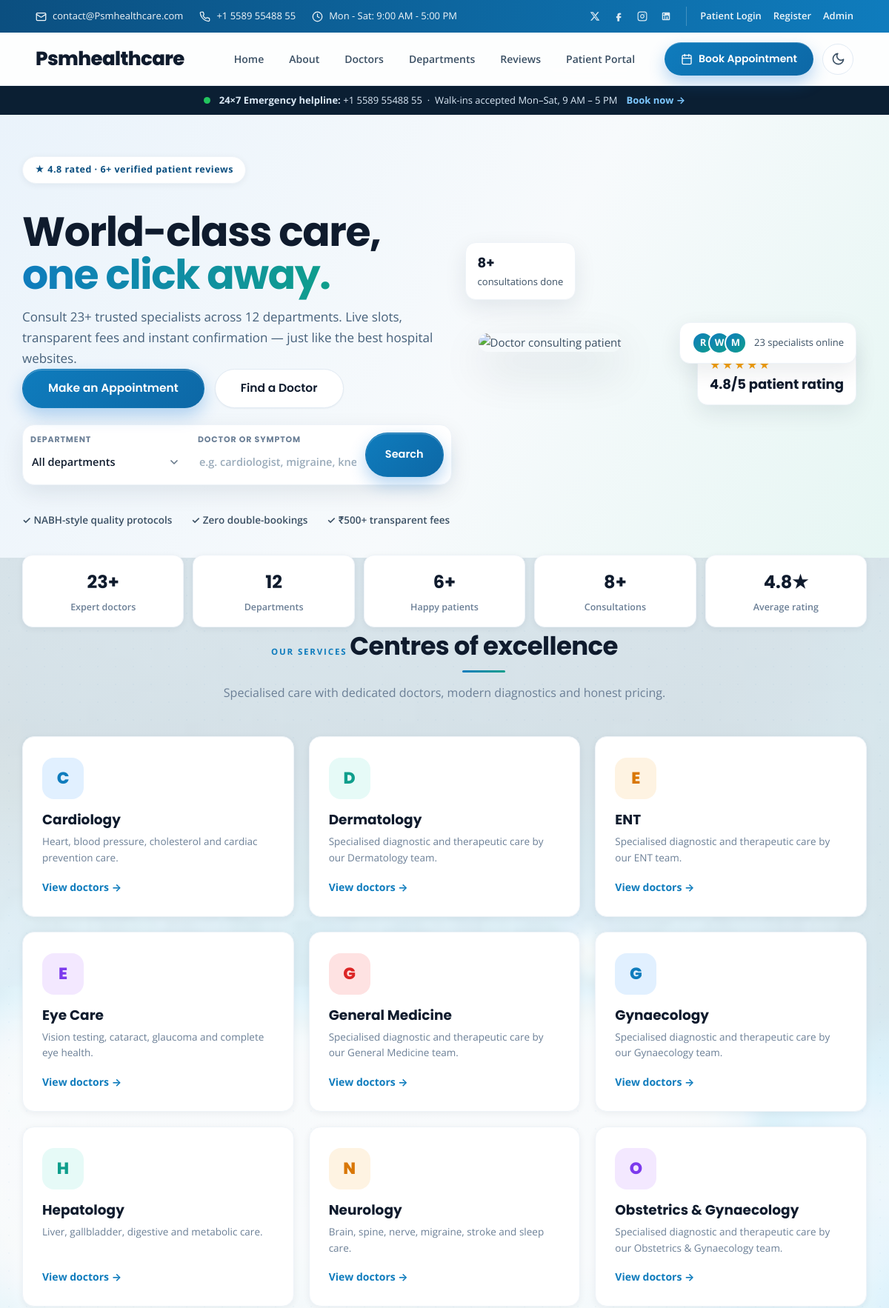
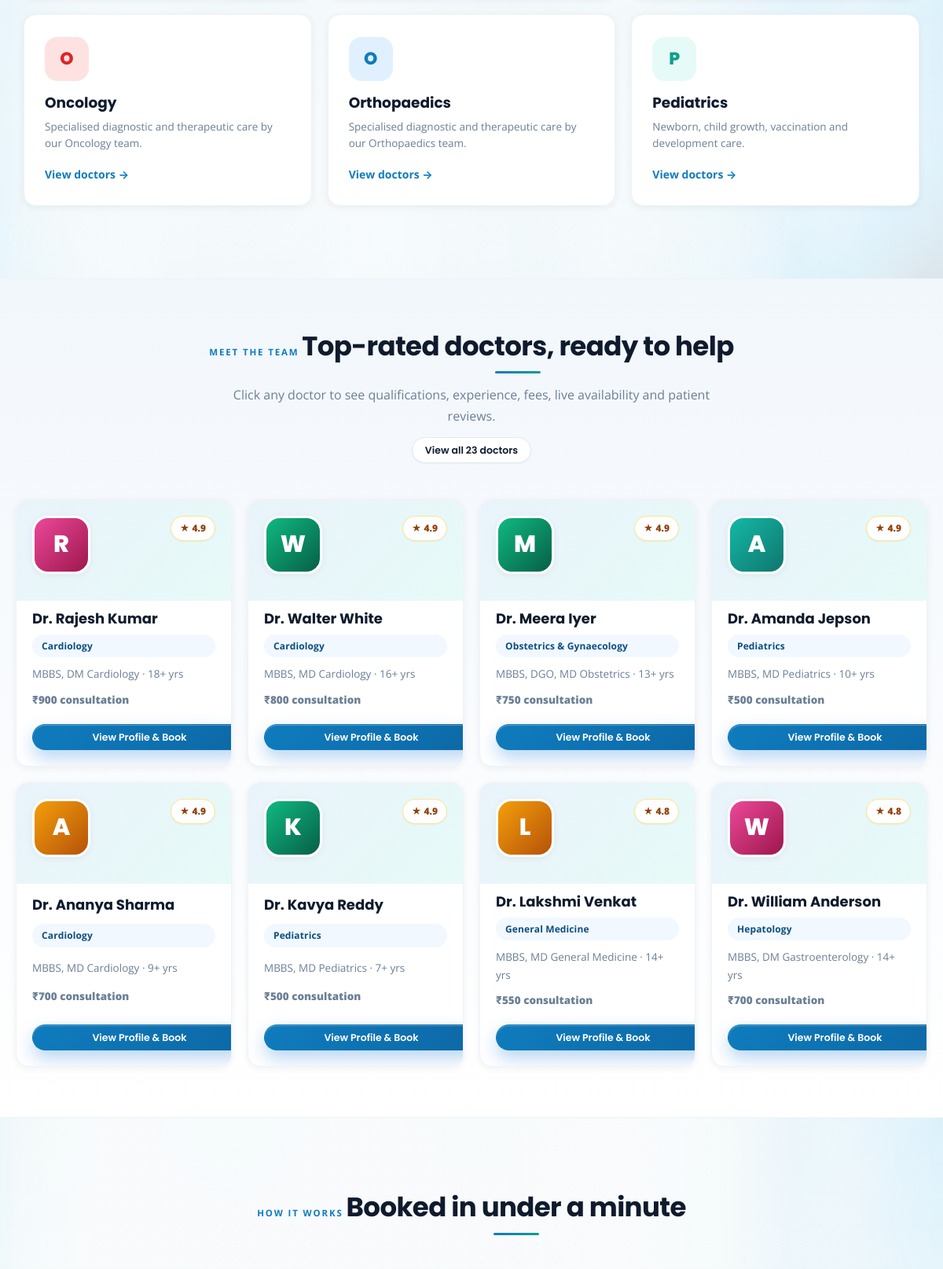
The page / (upper part) on the database its author committed (2 pictures, top to bottom).
### tables this page shows
CREATE TABLE doctors (
        id INTEGER PRIMARY KEY AUTOINCREMENT,
        name TEXT NOT NULL,
        branch_id INTEGER NOT NULL REFERENCES branches(id) ON DELETE CASCADE
    , qualification TEXT NOT NULL DEFAULT '', experience INTEGER NOT NULL DEFAULT 0, bio TEXT NOT NULL DEFAULT '', languages TEXT NOT NULL DEFAULT 'English', fee INTEGER NOT NULL DEFAULT 500, rating REAL NOT NULL DEFAULT 4.8);

CREATE TABLE branches (
        id INTEGER PRIMARY KEY AUTOINCREMENT,
        name TEXT NOT NULL UNIQUE
    );

### app.py (the view)
@app.route("/")
def index():
    connection = db()
    stats = {
        "doctors": connection.execute("SELECT COUNT(*) c FROM doctors").fetchone()["c"],
        "specialties": connection.execute("SELECT COUNT(*) c FROM branches").fetchone()["c"],
        "patients": connection.execute("SELECT COUNT(*) c FROM patients").fetchone()["c"],
        "appointments": connection.execute("SELECT COUNT(*) c FROM appointments").fetchone()["c"]
    }
    branches = connection.execute("SELECT * FROM branches ORDER BY name").fetchall()
    doctors = connection.execute("""
        SELECT d.*, b.name AS branch
        FROM doctors d
        JOIN branches b ON b.id = d.branch_id
        ORDER BY d.rating DESC, d.experience DESC
    """).fetchall()
    featured_reviews = connection.execute(
        "SELECT * FROM reviews ORDER BY rating DESC, id DESC LIMIT 6"
    ).fetchall()
    avg_row = connection.execute("SELECT AVG(rating) a, COUNT(*) c FROM reviews").fetchone()
    connection.close()
    avg_rating = round(avg_row["a"] or 4.8, 1)
    return render_template(
        "index.html",
        stats=stats,
        branches=branches,
        doctors=doctors,
        featured_reviews=featured_reviews,
        avg_rating=avg_rating,
        review_count=avg_row["c"] or 0,
        department_info=DEPARTMENT_INFO
    )

### app.py (called while the page is built)
def db():
    os.makedirs(os.path.dirname(DB_PATH), exist_ok=True)
    connection = sqlite3.connect(DB_PATH)
    connection.row_factory = sqlite3.Row
    connection.execute("PRAGMA foreign_keys = ON")
    return connection

def current_user():
    return session.get("user")

@app.context_processor
def globals_for_templates():
    return {
        "current_user": current_user(),
        "today": date.today().isoformat(),
        "booking_days": BOOKING_DAYS,
        "consultation_fee": CONSULTATION_FEE,
        "currency_symbol": CURRENCY_SYMBOL,
        "hold_minutes": PAYMENT_HOLD_MINUTES
    }

### templates/index.html (shortened to what this page needs)
{% extends 'base.html' %}
{% block content %}
<div class="emergency-strip">
    <span class="pulse-dot"></span>
    <span><strong>24×7 Emergency helpline:</strong> +1 5589 55488 55 &nbsp;·&nbsp; Walk-ins accepted Mon–Sat, 9 AM – 5 PM</span>
    <a href="{{ url_for('book') }}">Book now →</a>
</div>
<section class="hero-pro">
    <div class="hero-pro-inner">
        <div class="hero-copy">
            <span class="hero-pill">★ {{ avg_rating }} rated · {{ review_count }}+ verified patient reviews</span>
            <h1>World-class care,<br><em>one click away.</em></h1>
            <p>Consult {{ stats.doctors }}+ trusted specialists across {{ stats.specialties }} departments. Live slots, transparent fees and instant confirmation — just like the best hospital websites.</p>
            <div class="hero-btns">
                <a class="btn btn-primary btn-lg" href="{{ url_for('book') if (current_user and current_user.role == 'patient') else url_for('login', role='patient') }}">Make an Appointment</a>
                <a class="btn btn-ghost btn-lg" href="{{ url_for('doctors_page') }}">Find a Doctor</a>
            </div>
            <form class="hero-search" action="{{ url_for('doctors_page') }}" method="get">
                <div class="hs-field">
                    <label>Department</label>
                    <select name="dept">
                        <option value="">All departments</option>
                    </select>
                </div>
                <div class="hs-field">
                    <label>Doctor or symptom</label>
                    <input name="q" placeholder="e.g. cardiologist, migraine, knee pain">
                </div>
                <button class="btn btn-primary" type="submit">Search</button>
            </form>
            <div class="hero-trust">
                <div>✓ NABH-style quality protocols</div>
                <div>✓ Zero double-bookings</div>
                <div>✓ {{ currency_symbol }}{{ consultation_fee }}+ transparent fees</div>
            </div>
        </div>
        <div class="hero-visual">
            <img src="https://images.unsplash.com/photo-1576091160399-112ba8d25d1d?q=80&w=900&auto=format&fit=crop" alt="Doctor consulting patient">
            <div class="float-card fc-1">
                <strong>{{ stats.appointments }}+</strong><span>consultations done</span>
            </div>
            <div class="float-card fc-2">
                <span class="stars">★★★★★</span>
                <strong>{{ avg_rating }}/5 patient rating</strong>
            </div>
            <div class="float-card fc-3">
                <span class="avatar-stack">{% for d in doctors[:3] %}<i>{{ d.name[0] }}</i>{% endfor %}</span>
                <span>{{ stats.doctors }} specialists online</span>
            </div>
        </div>
    </div>
</section>
<div class="trust-bar">
    <div><strong>{{ stats.doctors }}+</strong><span>Expert doctors</span></div>
    <div><strong>{{ stats.specialties }}</strong><span>Departments</span></div>
    <div><strong>{{ stats.patients }}+</strong><span>Happy patients</span></div>
    <div><strong>{{ stats.appointments }}+</strong><span>Consultations</span></div>
    <div><strong>{{ avg_rating }}★</strong><span>Average rating</span></div>
</div>
<section class="section" id="departments">
    <div class="section-title">
        <span class="eyebrow">OUR SERVICES</span>
        <h2>Centres of excellence</h2>
        <p>Specialised care with dedicated doctors, modern diagnostics and honest pricing.</p>
    </div>
    <div class="department-grid">
        {% for branch in branches %}
        <a class="department-card dept-pro" href="{{ url_for('doctors_page') }}?dept={{ branch.id }}">
            <div class="dept-icon d-{{ loop.index % 5 }}">{{ branch.name[0] }}</div>
            <h3>{{ branch.name }}</h3>
            <p>{{ department_info.get(branch.name, 'Specialised diagnostic and therapeutic care by our ' + branch.name + ' team.') }}</p>
            <span class="text-link">View doctors →</span>
        </a>
        {% endfor %}
    </div>
</section>
<section class="section section-tinted" id="doctors">
    <div class="section-title">
        <span class="eyebrow">MEET THE TEAM</span>
        <h2>Top-rated doctors, ready to help</h2>
        <p>Click any doctor to see qualifications, experience, fees, live availability and patient reviews.</p>
        <a class="btn btn-ghost btn-sm" style="margin-top:14px" href="{{ url_for('doctors_page') }}">View all {{ stats.doctors }} doctors</a>
    </div>
    <div class="doctors-grid pro-grid">
        {% for doc in doctors[:8] %}
        <a class="doctor-card pro-card" href="{{ url_for('doctor_detail', doctor_id=doc.id) }}">
            <div class="doc-top">
                <div class="doc-photo p-{{ (doc.id % 6) + 1 }}">{{ doc.name[0] }}</div>
                <span class="rating-chip">★ {{ '%.1f'|format(doc.rating or 4.8) }}</span>
            </div>
            <h4>Dr. {{ doc.name }}</h4>
            <span class="badge">{{ doc.branch }}</span>
            <p class="doc-qual">{{ doc.qualification or 'MBBS, MD' }} · {{ doc.experience or 5 }}+ yrs</p>
            <p class="doc-fee">{{ currency_symbol }}{{ doc.fee if doc.fee is not none else consultation_fee }} consultation</p>
            <span class="btn btn-primary full btn-sm">View Profile & Book</span>
        </a>
        {% endfor %}
    </div>
</section>
<section class="section">
    <div class="section-title">
        <span class="eyebrow">HOW IT WORKS</span>
        <h2>Booked in under a minute</h2>
    </div>
</section>
{% endblock %}

### rows shown on the page
doctors: name "R", rating "4.9", name "Rajesh Kumar", branch "Cardiology", qualification "MBBS, DM Cardiology", experience "18", currency_symbol "₹", fee "900"
doctors: name "W", rating "4.9", name "Walter White", branch "Cardiology", qualification "MBBS, MD Cardiology", experience "16", currency_symbol "₹", fee "800"
doctors: name "M", rating "4.9", name "Meera Iyer", branch "Obstetrics & Gynaecology", qualification "MBBS, DGO, MD Obstetrics", experience "13", currency_symbol "₹", fee "750"
branches: name "C", name "Cardiology", get "Heart, blood pressure, cholesterol and cardiac prevention care."
branches: name "D", name "Dermatology", get "Specialised diagnostic and therapeutic care by our Dermatology team."
branches: name "E", name "ENT", get "Specialised diagnostic and therapeutic care by our ENT team."
branches: name "E", name "Eye Care", get "Vision testing, cataract, glaucoma and complete eye health."
branches: name "G", name "General Medicine", get "Specialised diagnostic and therapeutic care by our General Medicine team."
branches: name "G", name "Gynaecology", get "Specialised diagnostic and therapeutic care by our Gynaecology team."
branches: name "H", name "Hepatology", get "Liver, gallbladder, digestive and metabolic care."
branches: name "N", name "Neurology", get "Brain, spine, nerve, migraine, stroke and sleep care."
branches: name "O", name "Obstetrics & Gynaecology", get "Specialised diagnostic and therapeutic care by our Obstetrics & Gynaecology team."
branches: name "O", name "Oncology", get "Specialised diagnostic and therapeutic care by our Oncology team."
branches: name "O", name "Orthopaedics", get "Specialised diagnostic and therapeutic care by our Orthopaedics team."
branches: name "P", name "Pediatrics", get "Newborn, child growth, vaccination and development care."
doctors: name "A", rating "4.9", name "Amanda Jepson", branch "Pediatrics", qualification "MBBS, MD Pediatrics", experience "10", currency_symbol "₹", fee "500"
doctors: name "A", rating "4.9", name "Ananya Sharma", branch "Cardiology", qualification "MBBS, MD Cardiology", experience "9", currency_symbol "₹", fee "700"
doctors: name "K", rating "4.9", name "Kavya Reddy", branch "Pediatrics", qualification "MBBS, MD Pediatrics", experience "7", currency_symbol "₹", fee "500"
doctors: name "L", rating "4.8", name "Lakshmi Venkat", branch "General Medicine", qualification "MBBS, MD General Medicine", experience "14", currency_symbol "₹", fee "550"
doctors: name "W", rating "4.8", name "William Anderson", branch "Hepatology", qualification "MBBS, DM Gastroenterology", experience "14", currency_symbol "₹", fee "700"

### other values the page prints
{{ avg_rating }} "4.8"
{{ review_count }} "6"
{{ stats.doctors }} "23"
{{ stats.specialties }} "12"
{{ currency_symbol }} "₹"
{{ consultation_fee }} "500"
{{ stats.appointments }} "8"
{{ stats.patients }} "6"
